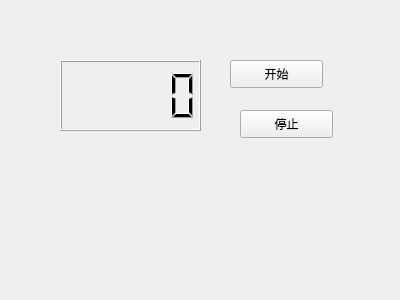
<?xml version="1.0" encoding="UTF-8"?>
<ui version="4.0">
 <class>QThreadCaseTwo</class>
 <widget class="QWidget" name="QThreadCaseTwo">
  <property name="geometry">
   <rect>
    <x>0</x>
    <y>0</y>
    <width>400</width>
    <height>300</height>
   </rect>
  </property>
  <property name="windowTitle">
   <string>Form</string>
  </property>
  <widget class="QPushButton" name="pushButtonStart">
   <property name="geometry">
    <rect>
     <x>230</x>
     <y>60</y>
     <width>93</width>
     <height>28</height>
    </rect>
   </property>
   <property name="text">
    <string>开始</string>
   </property>
  </widget>
  <widget class="QLCDNumber" name="lcdnumber">
   <property name="geometry">
    <rect>
     <x>60</x>
     <y>60</y>
     <width>141</width>
     <height>71</height>
    </rect>
   </property>
  </widget>
  <widget class="QPushButton" name="pushButtonEnd">
   <property name="geometry">
    <rect>
     <x>240</x>
     <y>110</y>
     <width>93</width>
     <height>28</height>
    </rect>
   </property>
   <property name="text">
    <string>停止</string>
   </property>
  </widget>
 </widget>
 <resources/>
 <connections/>
</ui>
